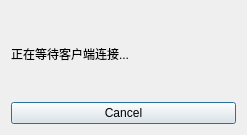
<?xml version="1.0" encoding="UTF-8"?>
<ui version="4.0">
 <class>DialogWait</class>
 <widget class="QDialog" name="DialogWait">
  <property name="geometry">
   <rect>
    <x>0</x>
    <y>0</y>
    <width>247</width>
    <height>135</height>
   </rect>
  </property>
  <property name="windowTitle">
   <string>Dialog</string>
  </property>
  <layout class="QVBoxLayout" name="verticalLayout">
   <item>
    <layout class="QVBoxLayout" name="verticalLayout_2">
     <item>
      <widget class="QLabel" name="label">
       <property name="text">
        <string>正在等待客户端连接...</string>
       </property>
      </widget>
     </item>
     <item>
      <widget class="QPushButton" name="btnCancel">
       <property name="text">
        <string>Cancel</string>
       </property>
      </widget>
     </item>
    </layout>
   </item>
  </layout>
 </widget>
 <resources/>
 <connections/>
</ui>
